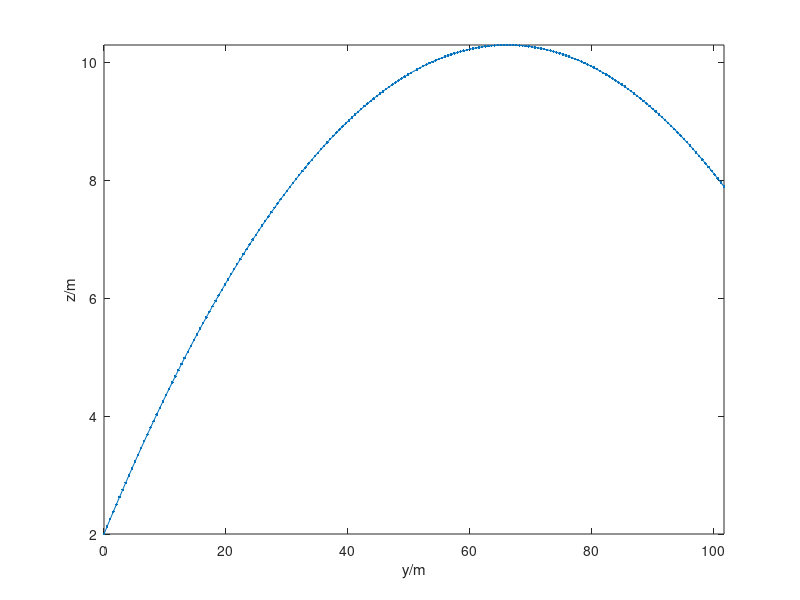

Write the MATLAB code that produced this figure.
%%% tennisball.m
%% Last-Updated: 2024-04-13T13:02:58+0200
%% Numerical simulation of object motion in 2D with gravity
%% (base SI units used throughout)
%% Coordinates (y,z)
%% Parameters
m = 0.059; % tennis ball's mass
%%
%% Initial values
t0 = 0; % initial time
y0 = 0; z0 = 2; % initial position
Py0 = 3; Pz0 = 0.75; % initial momentum
%%
t1 = t0 + 2; % final time
dt = 0.01; % time step
%%
%% Initialize values for loop
t = t0;
y = y0; z = z0;
Py = Py0; Pz = Pz0;
%%
Fy = 0; Fz = 0; % momentum influx (constant)
Gy = 0; Gz = -0.579; % momentum supply (constant)
%% %@
%% Plot & saving
%% adjust final time if not multiple of timestep
t1 = t1 + mod(t1-t0,dt);
%% Save values of all quantities at some steps during the simulation,
%% for subsequente analysis or plotting
%% (saving at all timesteps could be too costly)
Nsaves = 200; % number of timepoints to save during the simulation
%% Calculate time interval for saving
dsave = (t1-t0)/(Nsaves-1);
if abs(dsave) < abs(dt)
  error('time interval between saves is smaller than timestep')
end
%% Initialize vectors to contain saved values
tSave = nan(Nsaves,1);
ySave = nan(Nsaves,1); zSave = nan(Nsaves,1);
PySave = nan(Nsaves,1); PzSave = nan(Nsaves,1);
%% Save initial values
i = 1; % index that keeps count of savepoints
tSave(i) = t;
ySave(i) = y; zSave(i) = z;
PySave(i) = Py; PzSave(i) = Pz;
%% Initialize plot
cols = get(0, 'DefaultAxesColorOrder');
plot(ySave(1), zSave(1), '.', 'Color', cols(1,:)); axis('tight');
xlabel('y/m'); ylabel('z/m'); hold on;
%% %@
%% Numerical time integration
%% loop
while t < t1
  %% We need Py,Px,y,z,vy,vz
  %% we have y,z,Py,Pz
  %% find vy,vz using constitutive relations
  vy = Py/m; vz = Pz/m;
  %%
  %% Drive forward in time
  %% update momentum
  Py = Py + (Fy + Gy)*dt;
  Pz = Pz + (Fz + Gz)*dt;
  %% update position
  y = y + vy*dt;
  z = z + vz*dt;
  %% update time
  t = t + dt;
  %% %@
  %% Check whether to save & plot at this step
  if min(abs([0 dsave] - mod(t-t0, dsave))) <= abs(dt)/2
    i = i+1;
    tSave(i) = t;
    ySave(i) = y; zSave(i) = z;
    vySave(i) = vy; vzSave(i) = vz;
    PySave(i) = Py; PzSave(i) = Pz;
    plot(y, z, '.', 'Color', cols(1,:));
    pause(0.001);
  end %@
end %@
%% Plot full trajectory
plot(ySave, zSave, 'Color', cols(1,:)); axis('tight'); %@
